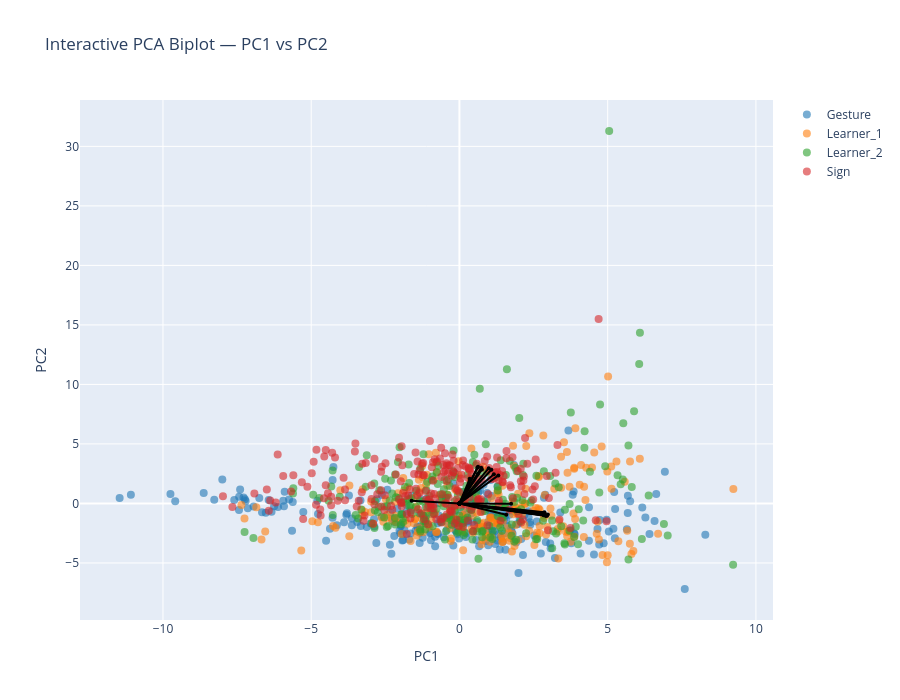

This figure's notebook cell:
### Markdown cell above
## PC1-PC2

### Code cell
feature_names = df_clean.columns[:-1].to_list()

# Prepare data
X = df_clean.iloc[:, :-1].values  # All columns except the last as features

df_clean['groupID'] = df_clean['groupID'].astype('category')
y = df_clean.iloc[:, -1].values   # Last column as target variable

# Convert categorical target to numeric if necessary
if y.dtype == 'object' or y.dtype.name == 'category':
    le = LabelEncoder()
    y = le.fit_transform(y)  # Converts categorical labels into numeric labels

# Scale the data
scaler_GS = StandardScaler()
Xz_GS = scaler_GS.fit_transform(X)    

# PCA transformation
pca_GS = PCA()
x_new_GS = pca_GS.fit_transform(Xz_GS)

# Get the PCA loadings (components_ is shape: [n_components, n_features])
loadings_GS = pca_GS.components_.T

# Number of top variables to show per PC
top_n = 10

# Get top variables per PC by absolute contribution
top_vars = set()
for i in range(2):  # PC1 and PC2 (the PCs you plot below)
    component = loadings_GS[:, i]      # column i = all variables' loadings ON PC i
    top_indices = np.argsort(np.abs(component))[-top_n:]
    top_vars.update(top_indices)

# Convert to sorted list for consistency
selected_vars = sorted(top_vars)

# Plot
interactive_PCA_biplot(score=x_new_GS, 
                       coeff=loadings_GS, 
                       labels=feature_names, 
                       y=y, 
                       selected_vars=selected_vars, 
                       pc_x=1, pc_y=2,
                       show_labels=False,
                       concepts=concepts,
                       le=le,
                       highlight_concepts=None  # or None for no highlighting
                    
                    )

### Figure 1 — Plotly figure (JSON) as saved in the notebook; plotly's stock layout.template omitted (floating-point values rounded to 4 significant figures; data arrays with more than 128 entries replaced by an {"elided": "..."} marker saying what was removed)
{"data": [{"hoverinfo": "text", "marker": {"color": "#1f77b4", "opacity": 0.6, "size": 8}, "mode": "markers", "name": "Gesture", "showlegend": true, "text": {"elided": "248 str values"}, "type": "scatter", "x": {"elided": "248 float values"}, "y": {"elided": "248 float values"}}, {"hoverinfo": "text", "marker": {"color": "#ff7f0e", "opacity": 0.6, "size": 8}, "mode": "markers", "name": "Learner_1", "showlegend": true, "text": {"elided": "244 str values"}, "type": "scatter", "x": {"elided": "244 float values"}, "y": {"elided": "244 float values"}}, {"hoverinfo": "text", "marker": {"color": "#2ca02c", "opacity": 0.6, "size": 8}, "mode": "markers", "name": "Learner_2", "showlegend": true, "text": {"elided": "240 str values"}, "type": "scatter", "x": {"elided": "240 float values"}, "y": {"elided": "240 float values"}}, {"hoverinfo": "text", "marker": {"color": "#d62728", "opacity": 0.6, "size": 8}, "mode": "markers", "name": "Sign", "showlegend": true, "text": {"elided": "239 str values"}, "type": "scatter", "x": {"elided": "239 float values"}, "y": {"elided": "239 float values"}}, {"hoverinfo": "text", "hovertext": "gross__variability__arm_speed_Gstd", "line": {"color": "black"}, "marker": {"size": 4}, "mode": "lines+markers", "showlegend": false, "textposition": "top center", "type": "scatter", "x": [0, 2.916], "y": [0, -1.045]}, {"hoverinfo": "text", "hovertext": "gross__magnitude__arm_speed_peak_mean", "line": {"color": "black"}, "marker": {"size": 4}, "mode": "lines+markers", "showlegend": false, "textposition": "top center", "type": "scatter", "x": [0, 2.842], "y": [0, -0.9988]}, {"hoverinfo": "text", "hovertext": "gross__rhythm__arm_speed_peak_rate", "line": {"color": "black"}, "marker": {"size": 4}, "mode": "lines+markers", "showlegend": false, "textposition": "top center", "type": "scatter", "x": [0, -1.613], "y": [0, 0.231]}, {"hoverinfo": "text", "hovertext": "gross__rhythm__arm_speed_mod_depth", "line": {"color": "black"}, "marker": {"size": 4}, "mode": "lines+markers", "showlegend": false, "textposition": "top center", "type": "scatter", "x": [0, 2.869], "y": [0, -0.7299]}, {"hoverinfo": "text", "hovertext": "gross__magnitude__arm_acc_Gmean", "line": {"color": "black"}, "marker": {"size": 4}, "mode": "lines+markers", "showlegend": false, "textposition": "top center", "type": "scatter", "x": [0, 2.071], "y": [0, -0.6159]}, {"hoverinfo": "text", "hovertext": "gross__variability__arm_acc_Gstd", "line": {"color": "black"}, "marker": {"size": 4}, "mode": "lines+markers", "showlegend": false, "textposition": "top center", "type": "scatter", "x": [0, 2.957], "y": [0, -1.041]}, {"hoverinfo": "text", "hovertext": "gross__magnitude__arm_acc_peak_mean", "line": {"color": "black"}, "marker": {"size": 4}, "mode": "lines+markers", "showlegend": false, "textposition": "top center", "type": "scatter", "x": [0, 2.982], "y": [0, -0.9313]}, {"hoverinfo": "text", "hovertext": "gross__rhythm__arm_acc_mod_depth", "line": {"color": "black"}, "marker": {"size": 4}, "mode": "lines+markers", "showlegend": false, "textposition": "top center", "type": "scatter", "x": [0, 2.829], "y": [0, -0.7807]}, {"hoverinfo": "text", "hovertext": "gross__rhythm__band1_band_power_totalarm", "line": {"color": "black"}, "marker": {"size": 4}, "mode": "lines+markers", "showlegend": false, "textposition": "top center", "type": "scatter", "x": [0, 1.743], "y": [0, -0.02652]}, {"hoverinfo": "text", "hovertext": "gross__magnitude__bbmv_arms_total", "line": {"color": "black"}, "marker": {"size": 4}, "mode": "lines+markers", "showlegend": false, "textposition": "top center", "type": "scatter", "x": [0, 1.582], "y": [0, -0.9506]}, {"hoverinfo": "text", "hovertext": "fine__handshape__fingertip_spread_mean", "line": {"color": "black"}, "marker": {"size": 4}, "mode": "lines+markers", "showlegend": false, "textposition": "top center", "type": "scatter", "x": [0, 0.7338], "y": [0, 3.007]}, {"hoverinfo": "text", "hovertext": "fine__variability__fingertip_spread_std", "line": {"color": "black"}, "marker": {"size": 4}, "mode": "lines+markers", "showlegend": false, "textposition": "top center", "type": "scatter", "x": [0, 0.6037], "y": [0, 2.998]}, {"hoverinfo": "text", "hovertext": "fine__handshape__thumb_index_mean", "line": {"color": "black"}, "marker": {"size": 4}, "mode": "lines+markers", "showlegend": false, "textposition": "top center", "type": "scatter", "x": [0, 0.6254], "y": [0, 3.086]}, {"hoverinfo": "text", "hovertext": "fine__variability__thumb_index_std", "line": {"color": "black"}, "marker": {"size": 4}, "mode": "lines+markers", "showlegend": false, "textposition": "top center", "type": "scatter", "x": [0, 1.162], "y": [0, 2.447]}, {"hoverinfo": "text", "hovertext": "fine__handshape__mcp_tip_mean", "line": {"color": "black"}, "marker": {"size": 4}, "mode": "lines+markers", "showlegend": false, "textposition": "top center", "type": "scatter", "x": [0, 0.7586], "y": [0, 2.858]}, {"hoverinfo": "text", "hovertext": "fine__variability__mcp_tip_std", "line": {"color": "black"}, "marker": {"size": 4}, "mode": "lines+markers", "showlegend": false, "textposition": "top center", "type": "scatter", "x": [0, 0.6219], "y": [0, 2.487]}, {"hoverinfo": "text", "hovertext": "fine__handshape__thumb_opposition_mean", "line": {"color": "black"}, "marker": {"size": 4}, "mode": "lines+markers", "showlegend": false, "textposition": "top center", "type": "scatter", "x": [0, 0.3468], "y": [0, 2.074]}, {"hoverinfo": "text", "hovertext": "fine__handshape__handshape_size_mean", "line": {"color": "black"}, "marker": {"size": 4}, "mode": "lines+markers", "showlegend": false, "textposition": "top center", "type": "scatter", "x": [0, 0.9875], "y": [0, 2.961]}, {"hoverinfo": "text", "hovertext": "fine__variability__handshape_size_std", "line": {"color": "black"}, "marker": {"size": 4}, "mode": "lines+markers", "showlegend": false, "textposition": "top center", "type": "scatter", "x": [0, 1.078], "y": [0, 2.827]}, {"hoverinfo": "text", "hovertext": "fine__variability__handshape_variability", "line": {"color": "black"}, "marker": {"size": 4}, "mode": "lines+markers", "showlegend": false, "textposition": "top center", "type": "scatter", "x": [0, 1.313], "y": [0, 2.358]}], "layout": {"height": 700, "hovermode": "closest", "title": {"text": "Interactive PCA Biplot — PC1 vs PC2"}, "width": 900, "xaxis": {"title": {"text": "PC1"}}, "yaxis": {"title": {"text": "PC2"}}}}
